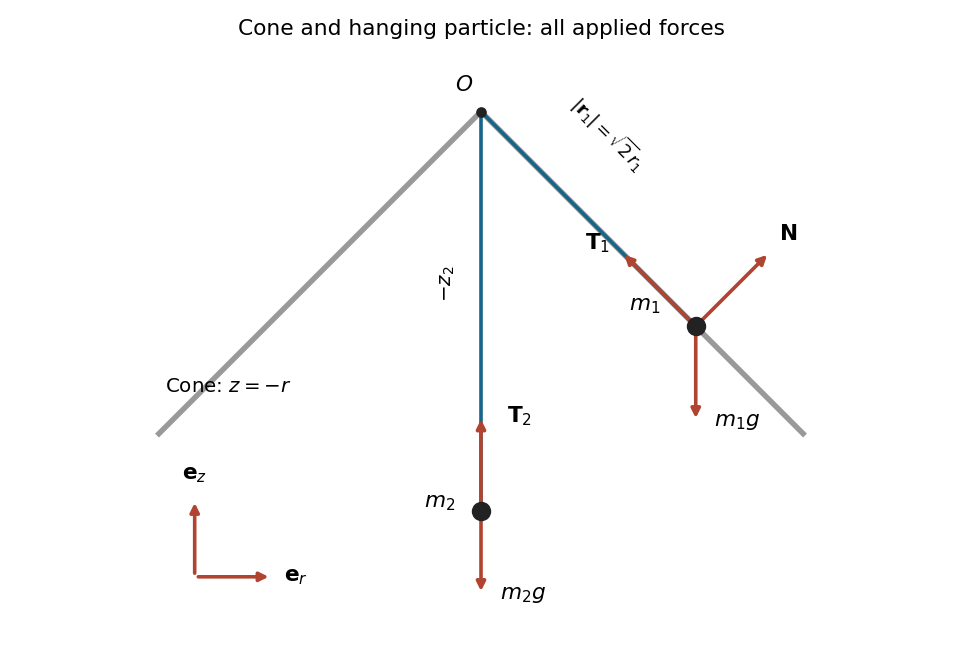

This figure's Python source:
"""Original Q5 force diagram; writes its PNG into the current directory.

Python 3.14.4; NumPy 2.3.5; Matplotlib 3.10.7 (root pyproject.toml).
"""

from pathlib import Path

import matplotlib

matplotlib.use("Agg")
import matplotlib.pyplot as plt
import numpy as np


def arrow(ax, start, displacement, label, offset=(0, 0)):
    end = np.asarray(start) + displacement
    ax.annotate("", xy=end, xytext=start,
                arrowprops={"arrowstyle": "-|>", "color": "#b04430", "lw": 2})
    ax.text(*(end + offset), label, fontsize=12, ha="center", va="center")


def main():
    fig, ax = plt.subplots(figsize=(7.4, 5.0), facecolor="white")
    ax.plot([-2.7, 0, 2.7], [-2.7, 0, -2.7], color="#999999", lw=3)
    ax.plot([0, 1.8], [0, -1.8], color="#17658a", lw=2)
    ax.plot([0, 0], [0, -3.35], color="#17658a", lw=2)
    ax.scatter([1.8, 0], [-1.8, -3.35], s=95, color="#222222", zorder=4)
    ax.scatter([0], [0], s=24, color="#222222", zorder=4)
    ax.text(-0.22, 0.17, "$O$", fontsize=12)
    ax.text(1.5, -1.67, "$m_1$", fontsize=12, ha="right")
    ax.text(-0.22, -3.32, "$m_2$", fontsize=12, ha="right")
    arrow(ax, (1.8, -1.8), (0, -0.8), "$m_1g$", (0.35, 0))
    arrow(ax, (1.8, -1.8), (-0.62, 0.62), r"$\mathbf{T}_1$", (-0.2, 0.08))
    arrow(ax, (1.8, -1.8), (0.62, 0.62), r"$\mathbf{N}$", (0.15, 0.15))
    arrow(ax, (0, -3.35), (0, 0.8), r"$\mathbf{T}_2$", (0.32, 0))
    arrow(ax, (0, -3.35), (0, -0.7), "$m_2g$", (0.35, 0))
    ax.text(-2.65, -2.35, "Cone: $z=-r$", fontsize=11)
    ax.text(0.7, -0.5, r"$|\mathbf{r}_1|=\sqrt{2}r_1$", fontsize=10, rotation=-45)
    ax.text(-0.2, -1.55, "$-z_2$", fontsize=11, rotation=90, ha="right")
    arrow(ax, (-2.4, -3.9), (0.65, 0), r"$\mathbf{e}_r$", (0.2, 0))
    arrow(ax, (-2.4, -3.9), (0, 0.65), r"$\mathbf{e}_z$", (0, 0.2))
    ax.set_title("Cone and hanging particle: all applied forces")
    ax.set(xlim=(-3.1, 3.1), ylim=(-4.35, 0.55))
    ax.set_aspect("equal")
    ax.axis("off")
    fig.tight_layout()
    fig.savefig(Path(__file__).stem + ".png", dpi=130, facecolor="white")
    plt.close(fig)


if __name__ == "__main__":
    main()
